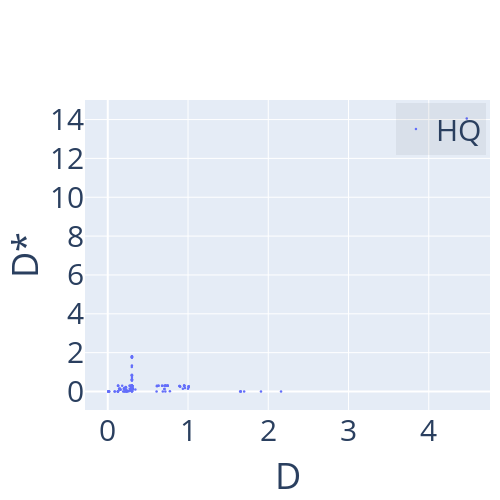

Notebook code for this chart:
### Code cell
plotScatter(Agg['D'],{'HQ':Agg['D*']},x_label='D',y_label='D*',dot_size=2.5,size=(500,500))

### Figure 1 — Plotly figure (JSON) as saved in the notebook; plotly's stock layout.template omitted (floating-point values rounded to 4 significant figures; data arrays with more than 128 entries replaced by an {"elided": "..."} marker saying what was removed)
{"data": [{"marker": {"size": 2.5}, "mode": "markers", "name": "HQ", "type": "scatter", "x": {"elided": "244 float values"}, "y": {"elided": "244 float values"}}], "layout": {"font": {"size": 30}, "height": 500, "legend": {"bgcolor": "rgba(0,0,0,.05)", "x": 0.99, "xanchor": "right", "y": 0.99, "yanchor": "top"}, "margin": {"r": 10, "t": 100}, "showlegend": true, "width": 500, "xaxis": {"title": {"text": "D"}}, "yaxis": {"title": {"text": "D*"}}}}
